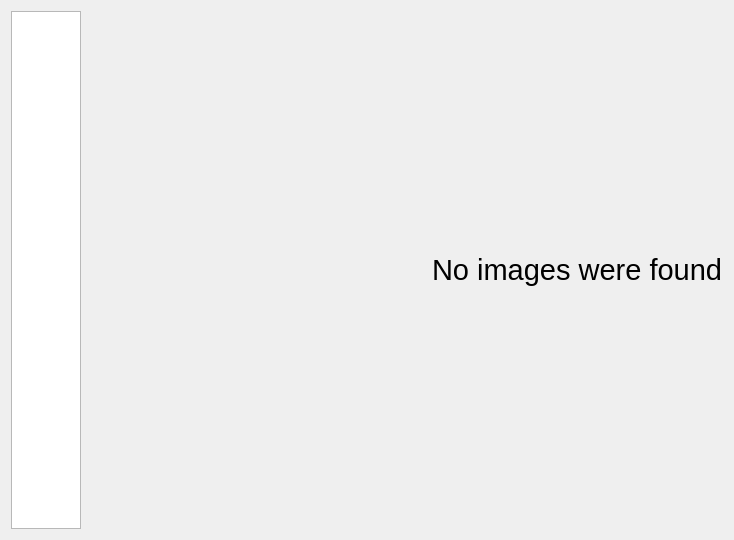
<?xml version="1.0" encoding="UTF-8"?>
<ui version="4.0">
 <class>Widget</class>
 <widget class="QWidget" name="Widget">
  <property name="geometry">
   <rect>
    <x>0</x>
    <y>0</y>
    <width>734</width>
    <height>540</height>
   </rect>
  </property>
  <property name="minimumSize">
   <size>
    <width>500</width>
    <height>0</height>
   </size>
  </property>
  <property name="windowTitle">
   <string>Test Example</string>
  </property>
  <layout class="QHBoxLayout" name="horizontalLayout">
   <item>
    <widget class="QTreeView" name="fsTree">
     <attribute name="headerVisible">
      <bool>false</bool>
     </attribute>
    </widget>
   </item>
   <item>
    <widget class="QWidget" name="widget" native="true">
     <property name="sizePolicy">
      <sizepolicy hsizetype="Fixed" vsizetype="Preferred">
       <horstretch>0</horstretch>
       <verstretch>0</verstretch>
      </sizepolicy>
     </property>
     <property name="minimumSize">
      <size>
       <width>350</width>
       <height>0</height>
      </size>
     </property>
    </widget>
   </item>
   <item>
    <widget class="QLabel" name="noImageLbl">
     <property name="maximumSize">
      <size>
       <width>300</width>
       <height>16777215</height>
      </size>
     </property>
     <property name="font">
      <font>
       <pointsize>22</pointsize>
      </font>
     </property>
     <property name="layoutDirection">
      <enum>Qt::LeftToRight</enum>
     </property>
     <property name="text">
      <string>No images were found</string>
     </property>
    </widget>
   </item>
  </layout>
 </widget>
 <layoutdefault spacing="6" margin="11"/>
 <resources/>
 <connections/>
</ui>
